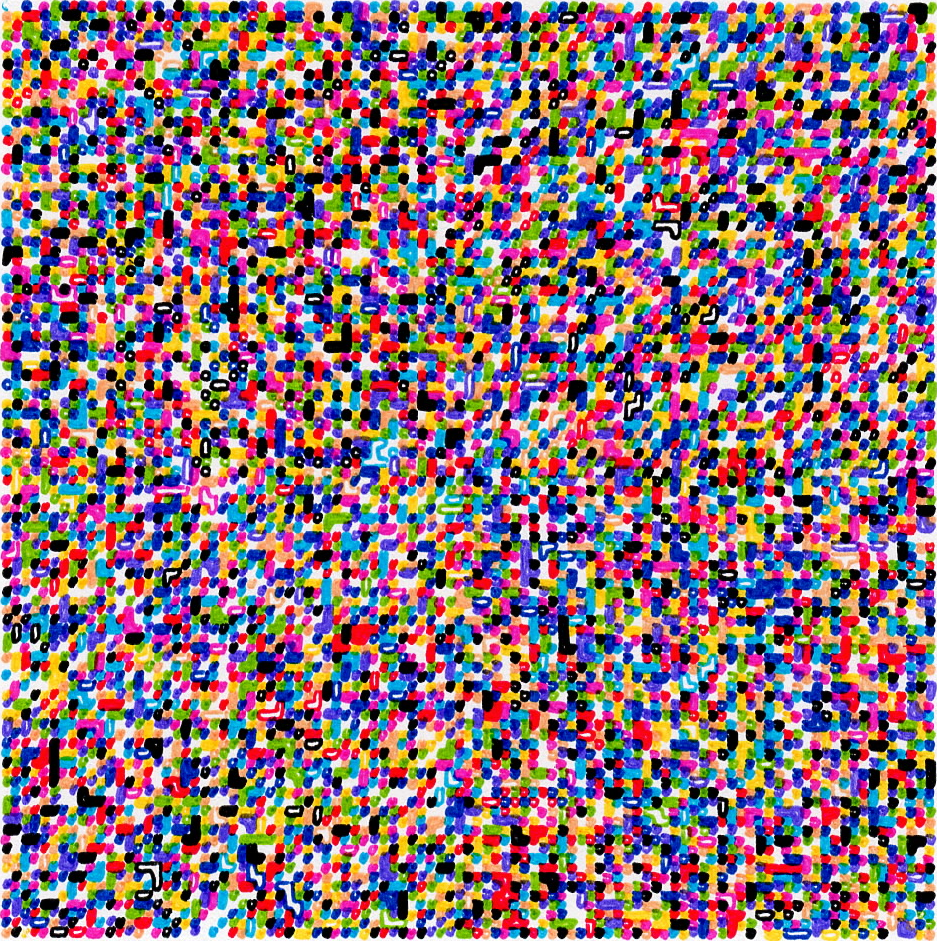
#> input picture src/k-means-extraction/crop.png, 937 x 941 px; its folder holds 5 pictures in this run
$ python k-means.py
#> lines starting #> are read from the running program, lines starting #| are printed output that depends on the picture; after the words box and inside, x2 and y2 are one past the last pixel; in counts of white or black regions, pixels touching at a corner belong together
import cv2
import matplotlib.pyplot as plt
import numpy as np
from sklearn.cluster import KMeans


def extract_10_color_channels(image_path, n_colors=10):
    # 1. Load the image and convert to RGB and Lab color spaces
#> called with image_path = 'crop.png', n_colors = 10
    img_bgr = cv2.imread(image_path)
#> img_bgr is the input picture: shape (941, 937, 3); mean B, G, R 120.2, 109.9, 135
    img_rgb = cv2.cvtColor(img_bgr, cv2.COLOR_BGR2RGB)

    # Convert to CIE-LAB for perceptually accurate color clustering
    img_lab = cv2.cvtColor(img_bgr, cv2.COLOR_BGR2LAB)
#> img_lab: shape (941, 937, 3); mean of channels 0, 1, 2 135.1, 145.8, 129.5

    # Reshape pixel array for K-Means: (Height * Width, Channels)
    pixels_lab = img_lab.reshape(-1, 3)

    # 2. Run K-Means Clustering to find the 10 dominant colors
    print("Finding 10 dominant colors using K-Means...")
    kmeans = KMeans(n_clusters=n_colors, random_state=42, n_init=10)
    labels = kmeans.fit_predict(pixels_lab)

    # Reshape labels back to the original image dimensions
    labels_2d = labels.reshape(img_rgb.shape[0], img_rgb.shape[1])
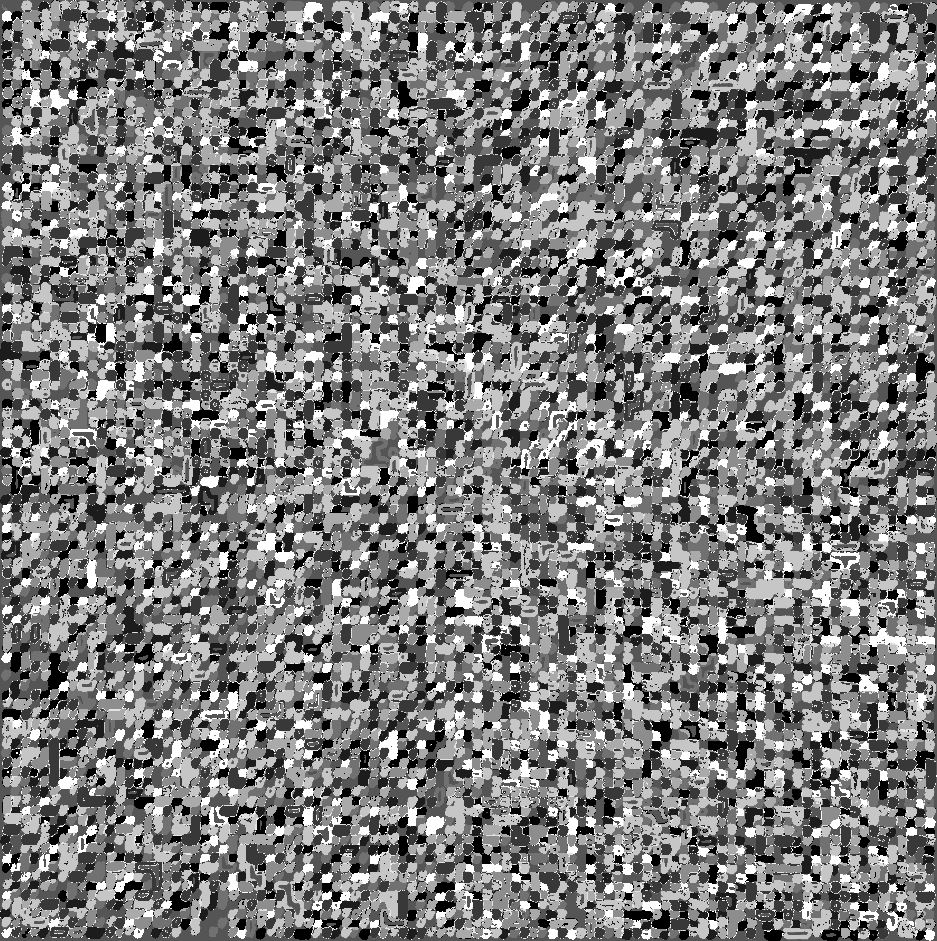
#> labels_2d: shape (941, 937) int32; min 0, max 9, mean 4.4; drawn with min black and max white

    # Convert cluster centers back from Lab to RGB to view actual color palette
    centers_lab = kmeans.cluster_centers_.astype(np.uint8).reshape(1, n_colors, 3)
    centers_rgb = cv2.cvtColor(centers_lab, cv2.COLOR_LAB2RGB).reshape(
        n_colors, 3
    )

    # 3. Separate each color into its own channel mask
    # Write print output to channel_color_meta.txt
    channels = []
    with open("channel_color_meta.txt", "w") as f:
        f.write("--- Extracted Colors (RGB) ---\n")
        for i in range(n_colors):
            color_rgb = centers_rgb[i]
            f.write(f"Color {i+1}: RGB({color_rgb[0]}, {color_rgb[1]}, {color_rgb[2]})\n")

            # Create a channel mask (255 where pixel belongs to this color, 0 elsewhere)
            mask = np.zeros(labels_2d.shape, dtype=np.uint8)
            mask[labels_2d == i] = 255

            # Removes small noise spots from a channel mask
            kernel = np.ones((3, 3), np.uint8)
            cleaned_mask = cv2.morphologyEx(mask, cv2.MORPH_OPEN, kernel)
            channels.append((color_rgb, cleaned_mask))

            # Optional: Save each channel mask to disk as an image
            cv2.imwrite(f"channel_color_{i+1}.png", cleaned_mask)
#> this loop made 10 passes
#> pass 1, in extract_10_color_channels, `cv2.imwrite(f"channel_color_{i+1}.png", cleaned_mask)`:
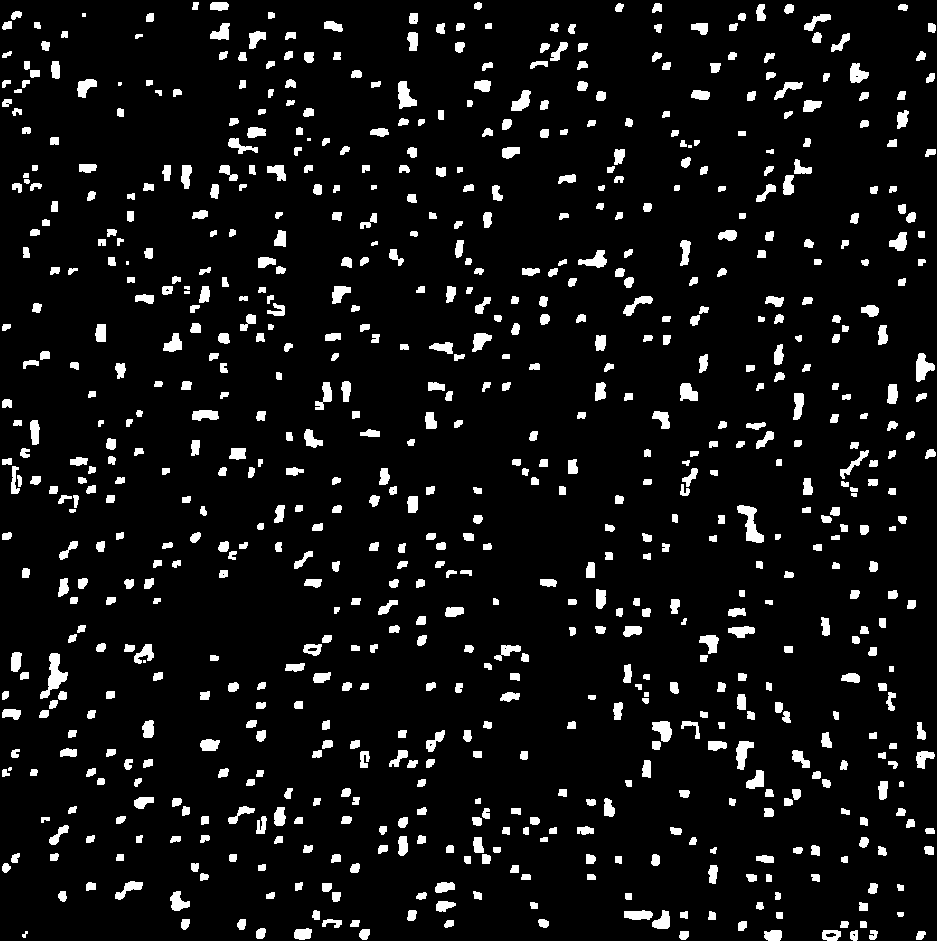
#> saved as channel_color_1.png: shape (941, 937); 7.3% white; 770 white regions (8 under 20 px), largest, box (x1, y1, x2, y2) and area: (40, 653, 68, 699) 507, (737, 505, 764, 543) 460, (398, 81, 417, 109) 326
#> pass 2, in extract_10_color_channels, `cv2.imwrite(f"channel_color_{i+1}.png", cleaned_mask)`:
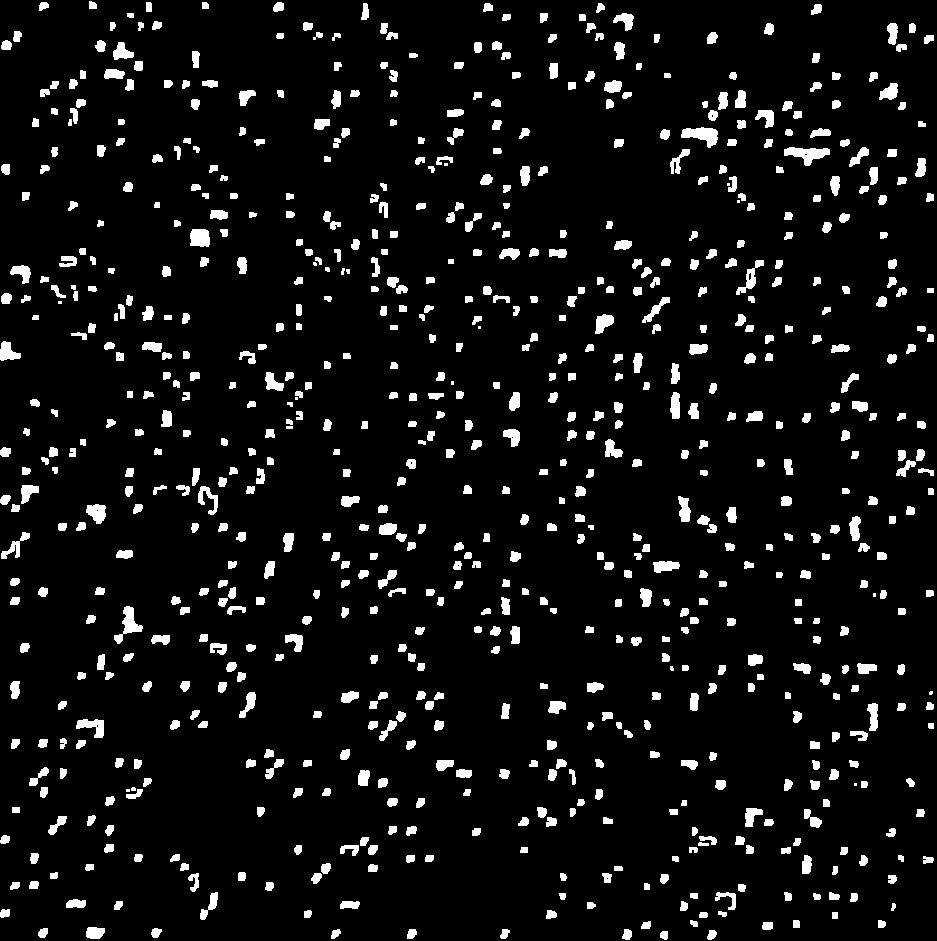
#> saved as channel_color_2.png: shape (941, 937); 6.9% white; 783 white regions (15 under 20 px), largest, box (x1, y1, x2, y2) and area: (784, 147, 830, 166) 463, (681, 127, 718, 148) 444, (114, 606, 143, 644) 405
#> after the loop:
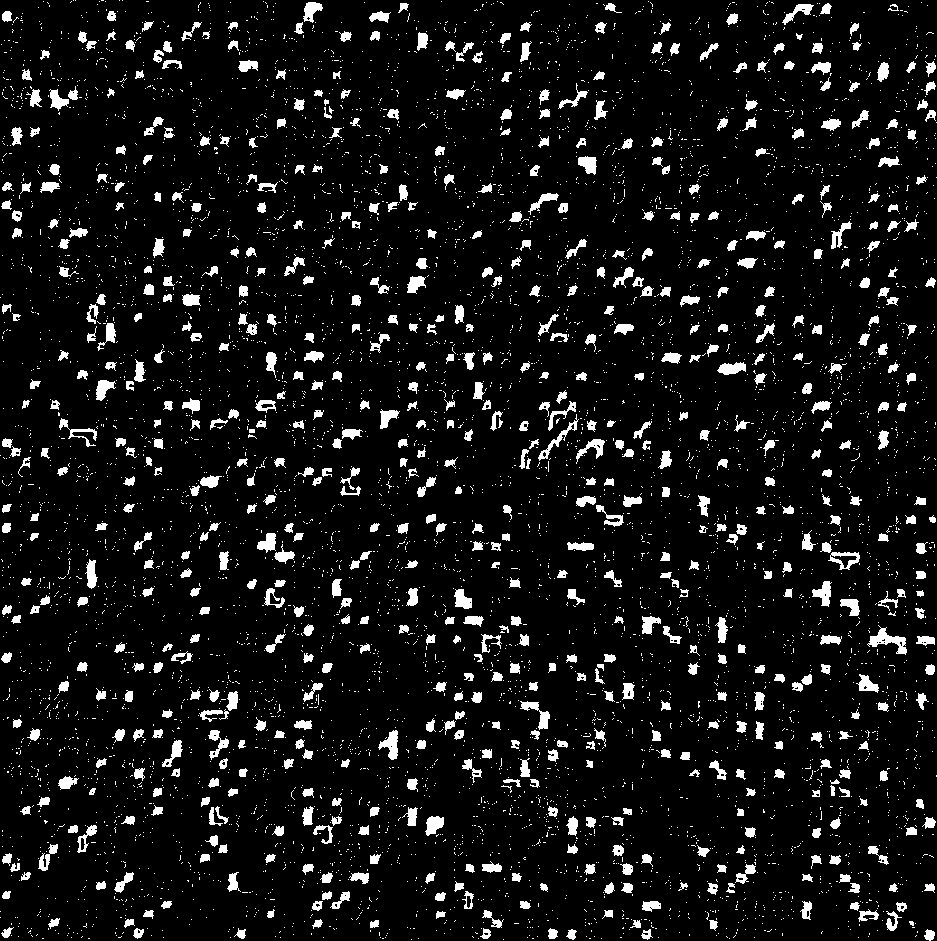
#> mask: shape (941, 937); 8% white; 6967 white regions (6253 under 20 px), largest, box (x1, y1, x2, y2) and area: (867, 625, 907, 655) 430, (378, 730, 398, 760) 315, (520, 701, 550, 730) 296

    return centers_rgb, channels, img_rgb

# --- Example Usage & Visualization ---
# Run the function on your scanned image:
centers, channels, original_img = extract_10_color_channels("crop.png")
#> centers = [[239, 202, 57], [218, 58, 171], [14, 8, 16], [235, 230, 231], [71, 158, 209], [230, 31, 40], [109, 169, 34], [49, 46, 174], [95, 69, 56], [235, 163, 120]]; channels = 10 items
